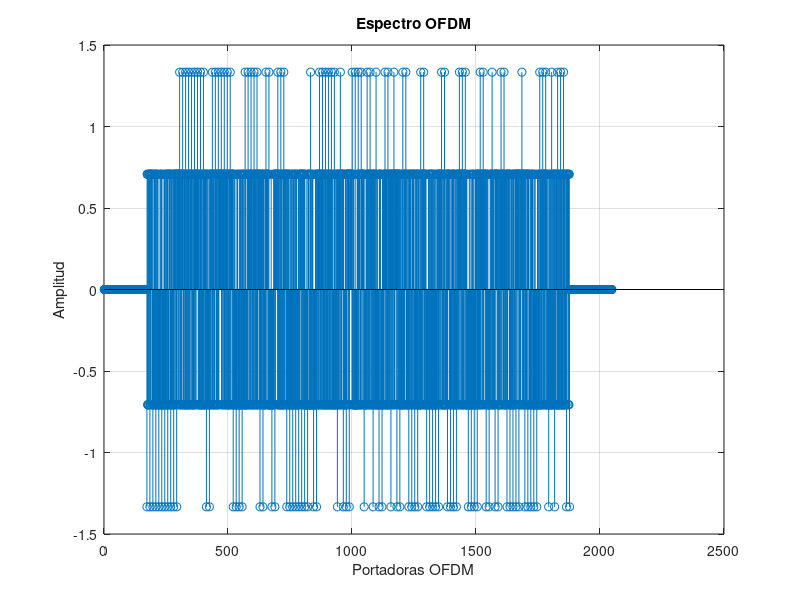
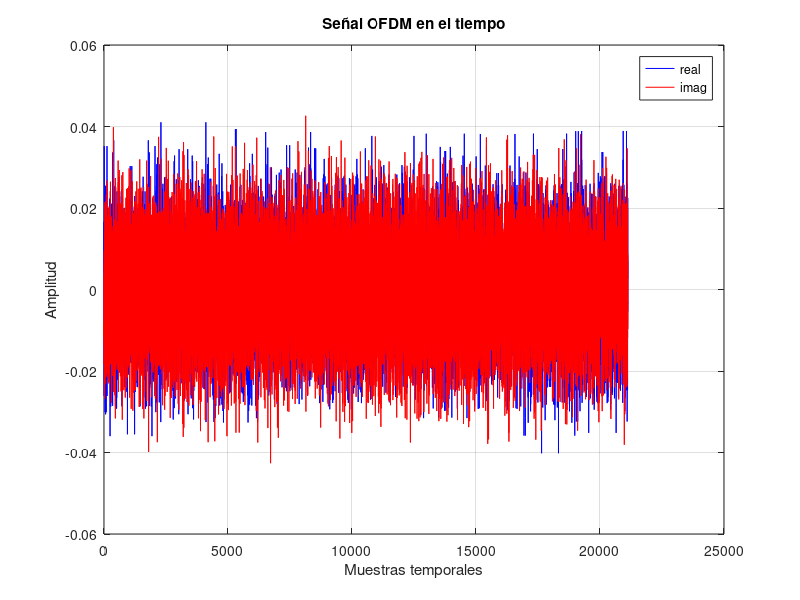
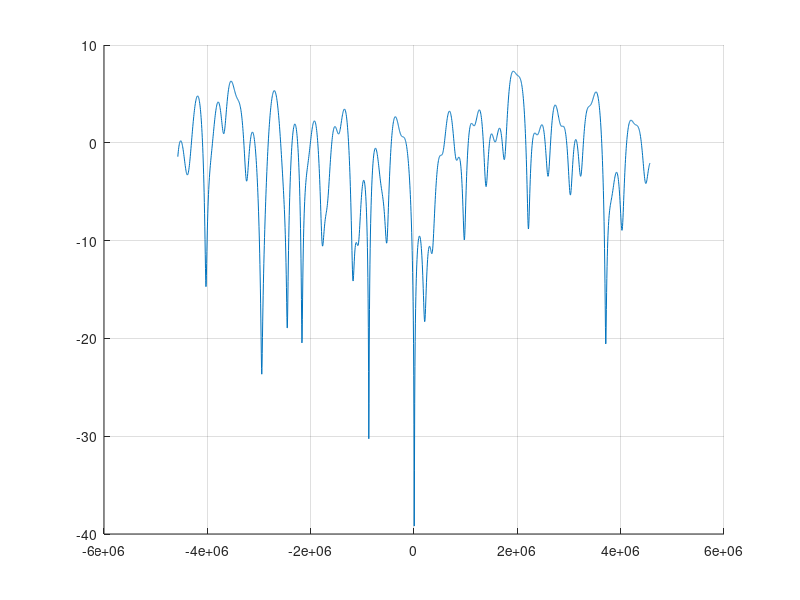
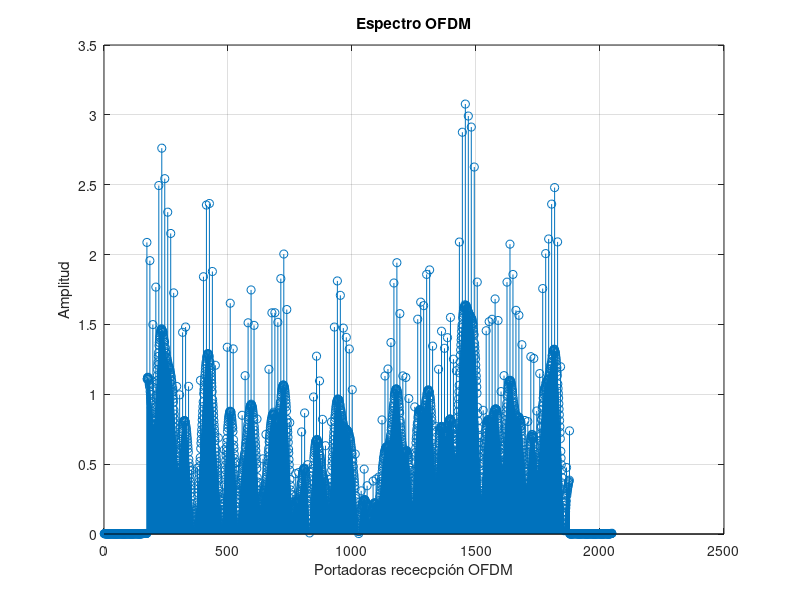

Reproduce these figures in MATLAB, in order. (Note: this script raises an error after producing the figures.)
clear;
close all;
%% comentario
%% Configuración del sistema OFDM
NUM_SYMB = 10;       % Número de símbols a transmitir
SEED=100;            % Semilla para el generador de números aleatorios
CONSTEL = 'BPSK';    % Constelación utilizada BPSK o QPSK
MODO = '2K';
SNR=100;             %SNR en dB

tic

% Inicializamos el generador de números aleatorios con la semilla
rng(SEED);

% Definición de la constelación
switch MODO
    case '2K'
        N_portadoras = 1705;
        T_U = 224e-6;        % Tiempo útil
        NFFT=2048;
    case '8K'
        N_portadoras = 6817;
        T_U = 896e-6;
        NFFT=8192;
end

N_pilotos = ceil(N_portadoras/12);
NDATA=N_portadoras- N_pilotos;   
NCP = NFFT/32;            % Número de muestras del prefijo cíclico

PLOC=1:12:N_portadoras;

switch CONSTEL
    case 'BPSK'
        M=1;
        C=[1 -1];
    case 'QPSK'
        C=[1+1i 1-1i -1+1i -1-1i];
        M=2;      
    case '16QAM'
        C=[3+3i 3+1i 3-1i 3-3i -3+3i -3+1i -3-1i -3-3i 1+3i 1+1i 1-1i 1-3i -1+3i -1+1i -1-1i -1-3i];
        M=4;
    case '64QAM'
        C=[7+7i 7+5i 7+3i 7+1i 7-1i 7-3i 7-5i 7-7i 5+7i 5+5i 5+3i 5+1i 5-1i 5-3i 5-5i 5-7i 3+7i 3+5i 3+3i 3+1i 3-1i 3-3i 3-5i 3-7i 1+7i 1+5i 1+3i 1+1i 1-1i 1-3i 1-5i 1-7i -1+7i -1+5i -1+3i -1+1i -1-1i -1-3i -1-5i -1-7i -3+7i -3+5i -3+3i -3+1i -3-1i -3-3i -3-5i -3-7i -5+7i -5+5i -5+3i -5+1i -5-1i -5-3i -5-5i -5-7i -7+7i -7+5i -7+3i -7+1i -7-1i -7-3i -7-5i -7-7i];
        M=6;
end

% scatterplot(C);
% grid
% title('Constelación')

%% Transmisor
% Generación de los bits a transmitir
numbits = NUM_SYMB*NDATA*M;
bits_tx = rand(numbits, 1)>0.5; % numbits x 1

% Bits to symbols
aux  = reshape(bits_tx, M, []).'; % numbits/M x M
symb = zeros(size(aux, 1),1);     % numbits/M x 1
for k=1:M
    symb = symb + (2^(k-1))*aux(:,k); % primera columna = lsb 
end

% Mapper
const_points = C(symb+1); % numbits/M x 1
const_points = const_points./(sqrt(2));

% scatterplot(const_points);
% grid
% title('Constelación transmitida') 

% Símbolos OFDM en frecuencia (rejilla tiempo frecuencia)
ofdm_freq = zeros(NFFT, NUM_SYMB); % NFFT x NUM_SYMB
ofdm_util = ofdm_freq(ceil((NFFT-N_portadoras)/2)+(1:N_portadoras),:);

registro = ones(1,11);
pilotos = zeros(N_pilotos,NUM_SYMB);
for n = 1:N_pilotos
    pilotos(n,:) = 4/3*2*(0.5-registro(end));
    registro = [xor(registro(end),registro(end-2)),registro(1:(end-1))];
end

ofdm_util(PLOC,:) = pilotos;
ofdm_util(ofdm_util==0) = const_points;
ofdm_freq(ceil((NFFT-N_portadoras)/2)+(1:N_portadoras),:) = ofdm_util;

figure
stem(ofdm_freq(:,1)); % Pintamos un único símbolo
grid
xlabel('Portadoras OFDM');
ylabel('Amplitud');
title('Espectro OFDM')

% ifftshift permite pasar de una representación del espectro con el f=0 en el
% centro a una representación con f=0 a la izquierda.
% Importante el 1 para hacer la transformación en la dimensión correcta
ofdm_freq=ifftshift(ofdm_freq, 1); % NFFT x NUM_SYMB


% Modulacion OFDM
% Importante el 1 para hacer la transformación en la dimensión correcta
ofdm_time = ifft(ofdm_freq, NFFT, 1); % NFFT x NUM_SYMB

% Prefijo cíclico de forma matricial
ofdm_time = [ofdm_time(end-(NCP-1):end, :); ofdm_time];

% Salida secuencial (el : lee por columnas)
tx = ofdm_time(:); % (NFFT+NCP)·NUM_SYMB x 1
 
figure
plot(real(tx), 'b-');
hold on
plot(imag(tx), 'r-');
xlabel('Muestras temporales');
ylabel('Amplitud');
legend('real', 'imag');
grid
title('Señal OFDM en el tiempo')

% Espectro de la señal transmitida
% figure
% pwelch(tx);

%% Canal AWGN


% Canal real

parametros = [0.057662 1.003019 4.855121
0.176809 5.422091 3.419109
0.407163 0.518650 5.864470
0.303585 2.751772 2.215894
0.258782 0.602895 3.758058
0.061831 1.016585 5.430202
0.150340 0.143556 3.952093
0.051534 0.153832 1.093586
0.185074 3.324866 5.775198
0.400967 1.935570 0.154459
0.295723 0.429948 5.928383
0.350825 3.228872 3.053023
0.262909 0.848831 0.628578
0.225894 0.073883 2.128544
0.170996 0.203952 1.099463
0.149723 0.194207 3.462951
0.240140 0.924450 3.664773
0.116587 1.381320 2.833799
0.221155 0.640512 3.334290
0.259730 1.368671 0.393889];

rho_i = parametros(:,1);
tau_i = parametros(:,2)*10^-6;
theta_i = parametros(:,3);


delta_f = 1/T_U;
k = (-NFFT/2:NFFT/2-1);

% H_real = zeros(NFFT,1);

H_real = ((rho_i.*exp(-1i*theta_i)).'*(exp(-1i*2*pi*k*delta_f.*tau_i))).';


figure, hold on, grid on, plot((-NFFT/2:NFFT/2-1)*delta_f,20*log10(abs(H_real)))

h_real_tiempo = ifft(ifftshift(H_real),NFFT,1);

rx_antena = conv(h_real_tiempo,tx);
rx_antena = rx_antena(1:end-(NFFT-1),1);

% figure
% plot(real(rx_antena), 'b-');
% hold on
% plot(imag(rx_antena), 'r-');
% xlabel('Muestras temporales');
% ylabel('Amplitud');
% legend('real', 'imag');
% grid
% title('Señal OFDM en el tiempo')


% Ruido
Ps = mean(tx.*conj(tx)); % Potencia de señal
nsr = 10^(-SNR/10);      % Pn/Ps

noise = (randn(size(tx))+1i*randn(size(tx))) / sqrt(2); % Ruido complejo de potencia 1
noise = sqrt(Ps*nsr).*noise; % Ruido complejo de potencia Ps*snr
% Alternativa a las dos líneas anteriores:
% noise = wgn(size(tx,1), 1, Ps*nsr, 'complex');

rx = rx_antena+noise;
% rx = rx_antena;

% Return termina la ejecución del script. Las líneas de después no se
% ejecutarán
% return


%% Receptor
% TO-DO: Receptor (operaciones inversas al transmisor)

ofdm_time_r_NCP = reshape(rx,NFFT+NCP,NUM_SYMB);

ofdm_time_r=ofdm_time_r_NCP(NCP+1:end,:);

ofdm_freq_r=fft(ofdm_time_r,NFFT,1);

ofdm_freq_r= fftshift(ofdm_freq_r,1);

ofdm_util_r =ofdm_freq_r(ceil((NFFT-N_portadoras)/2)+(1:N_portadoras),:);

% scatterplot(ofdm_util_r(:,1))

figure
stem(abs(ofdm_freq_r(:,1))); % Pintamos un único símbolo
grid
xlabel('Portadoras rececpción OFDM');
ylabel('Amplitud');
title('Espectro OFDM')


H_est = zeros(N_portadoras,1);

H_est(PLOC,1) = ofdm_util_r(PLOC,1)./pilotos(:,1);


% Interpolación lineal de H_est
xq = 1:1705;
H_est= interp1(PLOC,H_est(PLOC,1),xq)';

% % guardar datos para vhdl
% writematrix(real(int32(ofdm_util_r(:,1)*2^7)), 'portadoras_re.csv');
% writematrix(imag(int32(ofdm_util_r(:,1)*2^7)), 'portadoras_im.csv');
% % cargar entradas vhdl
real_matrix_vhdl = readmatrix('salida_re.csv')';
imag_matrix_vhdl = readmatrix('salida_im.csv')';
H_est_vhdl = double(real_matrix_vhdl)/2^7 + 1i*double(imag_matrix_vhdl)/2^7;


figure(3)
plot((-floor(N_portadoras/2):ceil(N_portadoras/2)-1)*delta_f,20*log10(abs(H_est)))
plot((-floor(N_portadoras/2):ceil(N_portadoras/2)-1)*delta_f,20*log10(abs(H_est_vhdl)))
legend('H real','H est', 'H(vhdl)')


% División en frecuencia Tx = Rx / H_est
% S_tx = ofdm_util_r./H_est;
S_tx = ofdm_util_r./H_est_vhdl;

% Comparamos con vhdl
rx_re = readmatrix('s_rx_re.csv')';
rx_im = readmatrix('s_rx_im.csv')';

S_tx_vhdl = rx_re/2^7 + 1i*rx_im/2^7;

figure
hold on
plot((-floor(N_portadoras/2):ceil(N_portadoras/2)-1)*delta_f,20*log10(abs(S_tx(:,1))))
plot((-floor(N_portadoras/2):ceil(N_portadoras/2)-1)*delta_f,20*log10(abs(S_tx_vhdl)))
legend('S_tx', 'S_tx(vhdl)')

% Quitamos los pilotos
S_tx(PLOC,:) = []; 
S_tx_vhdl(PLOC,:) = []; 

% Concatenar los bits recibidos
rx_constel = reshape(S_tx,(N_portadoras-N_pilotos)*NUM_SYMB,1).';
%rx_constel = reshape(S_tx_vhdl,(N_portadoras-N_pilotos),1).';

scatterplot(rx_constel);

% Demap
switch CONSTEL
    case 'BPSK'
        bits_rx = rx_constel<0;
    case 'QPSK'
        bits_rx = zeros(1,length(rx_constel)*2);
        bits_rx(2:2:end) = real(rx_constel)<0;
        bits_rx(1:2:end) = imag(rx_constel)<0;
end

BER = mean(xor(bits_rx, bits_tx.'));
fprintf(1, 'BER = %f\n', BER);

%BER_vhdl = mean(xor(bits_rx, bits_tx(1:NDATA*M).'));
%fprintf(1, 'BER_vhdl = %f\n', BER_vhdl);
toc
